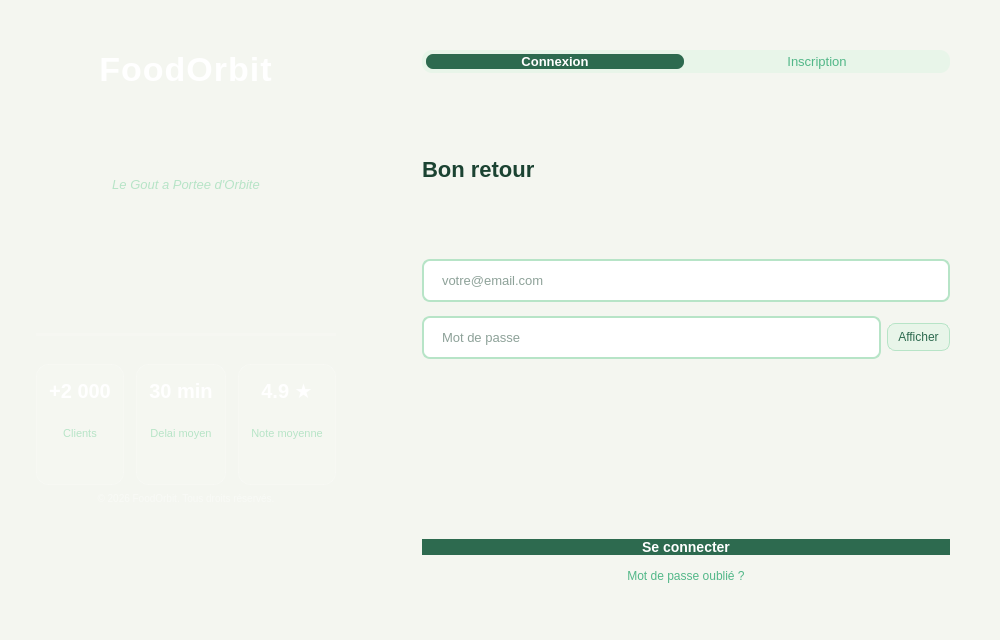
<?xml version="1.0" encoding="UTF-8"?>
<ui version="4.0">
 <class>LoginWindow</class>
 <widget class="QMainWindow" name="LoginWindow">
  <property name="geometry">
   <rect>
    <x>0</x>
    <y>0</y>
    <width>1000</width>
    <height>640</height>
   </rect>
  </property>
  <property name="windowTitle">
   <string>FoodOrbit - Connexion</string>
  </property>
  <property name="styleSheet">
   <string notr="true">
QMainWindow {
    background-color: #F4F6F0;
}
QLineEdit {
    background: white;
    border: 1.5px solid #B7E4C7;
    border-radius: 8px;
    padding: 11px 16px;
    font-size: 13px;
    font-family: "Segoe UI";
    color: #1B4332;
}
QLineEdit:focus {
    border: 2px solid #2D6A4F;
    background: #F0FFF4;
}
QPushButton {
    font-family: "Segoe UI";
}
   </string>
  </property>
  <widget class="QWidget" name="centralwidget">
   <layout class="QHBoxLayout" name="mainLayout">
    <property name="spacing">
     <number>0</number>
    </property>
    <property name="leftMargin">
     <number>0</number>
    </property>
    <property name="topMargin">
     <number>0</number>
    </property>
    <property name="rightMargin">
     <number>0</number>
    </property>
    <property name="bottomMargin">
     <number>0</number>
    </property>
    <!-- ═══════════════════════════════════════════════════════
         PANNEAU GAUCHE : branding / logo
         ═══════════════════════════════════════════════════════ -->
    <item>
     <widget class="QFrame" name="panneauGauche">
      <property name="minimumWidth">
       <number>340</number>
      </property>
      <property name="styleSheet">
       <string notr="true">
QFrame#panneauGauche {
    background: qlineargradient(x1:0,y1:0,x2:0,y2:1,
        stop:0 #1B4332, stop:1 #2D6A4F);
}
       </string>
      </property>
      <layout class="QVBoxLayout" name="layoutGauche">
       <property name="spacing">
        <number>0</number>
       </property>
       <property name="leftMargin">
        <number>36</number>
       </property>
       <property name="topMargin">
        <number>50</number>
       </property>
       <property name="rightMargin">
        <number>36</number>
       </property>
       <property name="bottomMargin">
        <number>28</number>
       </property>

       <!-- ── Nom app (texte seul, pas d'image) ── -->
       <item>
        <widget class="QLabel" name="lblLogoImage">
         <property name="text">
          <string>FoodOrbit</string>
         </property>
         <property name="alignment">
          <set>Qt::AlignHCenter</set>
         </property>
         <property name="styleSheet">
          <string notr="true">
color: white;
font-size: 34px;
font-weight: bold;
font-family: 'Segoe UI';
background: transparent;
letter-spacing: 1px;
          </string>
         </property>
        </widget>
       </item>

       <!-- ── Slogan ── -->
       <item>
        <spacer name="sp1">
         <property name="orientation"><enum>Qt::Vertical</enum></property>
         <property name="sizeType"><enum>QSizePolicy::Fixed</enum></property>
         <property name="sizeHint" stdset="0"><size><width>0</width><height>6</height></size></property>
        </spacer>
       </item>
       <item>
        <widget class="QLabel" name="lblSlogan">
         <property name="text">
          <string>Le Gout a Portee d'Orbite</string>
         </property>
         <property name="alignment">
          <set>Qt::AlignHCenter</set>
         </property>
         <property name="styleSheet">
          <string notr="true">
color: #B7E4C7;
font-size: 13px;
font-style: italic;
font-family: 'Segoe UI';
background: transparent;
          </string>
         </property>
        </widget>
       </item>

       <!-- ── Séparateur ── -->
       <item>
        <spacer name="sp2">
         <property name="orientation"><enum>Qt::Vertical</enum></property>
         <property name="sizeType"><enum>QSizePolicy::Fixed</enum></property>
         <property name="sizeHint" stdset="0"><size><width>0</width><height>36</height></size></property>
        </spacer>
       </item>
       <item>
        <widget class="QFrame" name="lineH">
         <property name="maximumHeight"><number>1</number></property>
         <property name="styleSheet">
          <string notr="true">background:rgba(255,255,255,0.15);border:none;</string>
         </property>
         <property name="frameShape"><enum>QFrame::HLine</enum></property>
        </widget>
       </item>
       <item>
        <spacer name="sp3">
         <property name="orientation"><enum>Qt::Vertical</enum></property>
         <property name="sizeType"><enum>QSizePolicy::Fixed</enum></property>
         <property name="sizeHint" stdset="0"><size><width>0</width><height>28</height></size></property>
        </spacer>
       </item>

       <!-- ══════════════════════════════════════
            CARTES STATS : rangée horizontale
            ══════════════════════════════════════ -->
       <item>
        <layout class="QHBoxLayout" name="layoutStats">
         <property name="spacing"><number>12</number></property>

         <!-- Carte 1 : Clients -->
         <item>
          <widget class="QFrame" name="carteClients">
           <property name="styleSheet">
            <string notr="true">
QFrame#carteClients {
    background: rgba(255,255,255,0.10);
    border: 1px solid rgba(255,255,255,0.18);
    border-radius: 12px;
}
            </string>
           </property>
           <layout class="QVBoxLayout" name="layoutCarteClients">
            <property name="spacing"><number>4</number></property>
            <property name="leftMargin"><number>12</number></property>
            <property name="topMargin"><number>14</number></property>
            <property name="rightMargin"><number>12</number></property>
            <property name="bottomMargin"><number>14</number></property>
            <item>
             <widget class="QLabel" name="lblStatVal1">
              <property name="text"><string>+2 000</string></property>
              <property name="alignment"><set>Qt::AlignHCenter</set></property>
              <property name="styleSheet">
               <string notr="true">color:white;font-size:20px;font-weight:bold;font-family:'Segoe UI';background:transparent;</string>
              </property>
             </widget>
            </item>
            <item>
             <widget class="QLabel" name="lblStatLbl1">
              <property name="text"><string>Clients</string></property>
              <property name="alignment"><set>Qt::AlignHCenter</set></property>
              <property name="styleSheet">
               <string notr="true">color:#B7E4C7;font-size:11px;font-family:'Segoe UI';background:transparent;</string>
              </property>
             </widget>
            </item>
           </layout>
          </widget>
         </item>

         <!-- Carte 2 : Délai moyen -->
         <item>
          <widget class="QFrame" name="carteDelai">
           <property name="styleSheet">
            <string notr="true">
QFrame#carteDelai {
    background: rgba(255,255,255,0.10);
    border: 1px solid rgba(255,255,255,0.18);
    border-radius: 12px;
}
            </string>
           </property>
           <layout class="QVBoxLayout" name="layoutCarteDelai">
            <property name="spacing"><number>4</number></property>
            <property name="leftMargin"><number>12</number></property>
            <property name="topMargin"><number>14</number></property>
            <property name="rightMargin"><number>12</number></property>
            <property name="bottomMargin"><number>14</number></property>
            <item>
             <widget class="QLabel" name="lblStatVal2">
              <property name="text"><string>30 min</string></property>
              <property name="alignment"><set>Qt::AlignHCenter</set></property>
              <property name="styleSheet">
               <string notr="true">color:white;font-size:20px;font-weight:bold;font-family:'Segoe UI';background:transparent;</string>
              </property>
             </widget>
            </item>
            <item>
             <widget class="QLabel" name="lblStatLbl2">
              <property name="text"><string>Delai moyen</string></property>
              <property name="alignment"><set>Qt::AlignHCenter</set></property>
              <property name="styleSheet">
               <string notr="true">color:#B7E4C7;font-size:11px;font-family:'Segoe UI';background:transparent;</string>
              </property>
             </widget>
            </item>
           </layout>
          </widget>
         </item>

         <!-- Carte 3 : Note moyenne -->
         <item>
          <widget class="QFrame" name="carteNote">
           <property name="styleSheet">
            <string notr="true">
QFrame#carteNote {
    background: rgba(255,255,255,0.10);
    border: 1px solid rgba(255,255,255,0.18);
    border-radius: 12px;
}
            </string>
           </property>
           <layout class="QVBoxLayout" name="layoutCarteNote">
            <property name="spacing"><number>4</number></property>
            <property name="leftMargin"><number>12</number></property>
            <property name="topMargin"><number>14</number></property>
            <property name="rightMargin"><number>12</number></property>
            <property name="bottomMargin"><number>14</number></property>
            <item>
             <widget class="QLabel" name="lblStatVal3">
              <property name="text"><string>4.9 ★</string></property>
              <property name="alignment"><set>Qt::AlignHCenter</set></property>
              <property name="styleSheet">
               <string notr="true">color:white;font-size:20px;font-weight:bold;font-family:'Segoe UI';background:transparent;</string>
              </property>
             </widget>
            </item>
            <item>
             <widget class="QLabel" name="lblStatLbl3">
              <property name="text"><string>Note moyenne</string></property>
              <property name="alignment"><set>Qt::AlignHCenter</set></property>
              <property name="styleSheet">
               <string notr="true">color:#B7E4C7;font-size:11px;font-family:'Segoe UI';background:transparent;</string>
              </property>
             </widget>
            </item>
           </layout>
          </widget>
         </item>

        </layout>
       </item>

       <!-- ── Spacer poussant le copyright en bas ── -->
       <item>
        <spacer name="spacerGauche">
         <property name="orientation"><enum>Qt::Vertical</enum></property>
        </spacer>
       </item>

       <!-- ── Copyright ── -->
       <item>
        <widget class="QLabel" name="lblCopyright">
         <property name="text">
          <string>© 2026 FoodOrbit. Tous droits réservés.</string>
         </property>
         <property name="alignment">
          <set>Qt::AlignHCenter</set>
         </property>
         <property name="styleSheet">
          <string notr="true">color:rgba(255,255,255,0.40);font-size:10px;font-family:'Segoe UI';background:transparent;</string>
         </property>
        </widget>
       </item>

      </layout>
     </widget>
    </item>

    <!-- ═══════════════════════════════════════════════════════
         PANNEAU DROIT : formulaires
         ═══════════════════════════════════════════════════════ -->
    <item>
     <widget class="QFrame" name="panneauDroit">
      <property name="styleSheet">
       <string notr="true">QFrame#panneauDroit { background: #F4F6F0; }</string>
      </property>
      <layout class="QVBoxLayout" name="layoutDroit">
       <property name="spacing">
        <number>0</number>
       </property>
       <property name="leftMargin">
        <number>50</number>
       </property>
       <property name="topMargin">
        <number>50</number>
       </property>
       <property name="rightMargin">
        <number>50</number>
       </property>
       <property name="bottomMargin">
        <number>50</number>
       </property>

       <!-- ── Onglets Login / Signup ── -->
       <item>
        <widget class="QFrame" name="frameOnglets">
         <property name="maximumHeight">
          <number>50</number>
         </property>
         <property name="styleSheet">
          <string notr="true">
QFrame#frameOnglets {
    background: #E8F5E9;
    border-radius: 10px;
}
          </string>
         </property>
         <layout class="QHBoxLayout" name="layoutOnglets">
          <property name="spacing">
           <number>4</number>
          </property>
          <property name="leftMargin">
           <number>4</number>
          </property>
          <property name="topMargin">
           <number>4</number>
          </property>
          <property name="rightMargin">
           <number>4</number>
          </property>
          <property name="bottomMargin">
           <number>4</number>
          </property>
          <item>
           <widget class="QPushButton" name="btnTabLogin">
            <property name="text">
             <string>Connexion</string>
            </property>
            <property name="minimumHeight">
             <number>38</number>
            </property>
            <property name="styleSheet">
             <string notr="true">QPushButton{background:#2D6A4F;color:white;border-radius:7px;font-weight:bold;font-size:13px;font-family:"Segoe UI";border:none;}QPushButton:hover{background:#1B4332;}</string>
            </property>
            <property name="cursor">
             <cursorShape>PointingHandCursor</cursorShape>
            </property>
           </widget>
          </item>
          <item>
           <widget class="QPushButton" name="btnTabSignup">
            <property name="text">
             <string>Inscription</string>
            </property>
            <property name="minimumHeight">
             <number>38</number>
            </property>
            <property name="styleSheet">
             <string notr="true">QPushButton{background:transparent;color:#52B788;border-radius:7px;font-size:13px;font-family:"Segoe UI";border:none;}QPushButton:hover{color:#2D6A4F;background:rgba(255,255,255,0.5);}</string>
            </property>
            <property name="cursor">
             <cursorShape>PointingHandCursor</cursorShape>
            </property>
           </widget>
          </item>
         </layout>
        </widget>
       </item>

       <item>
        <spacer name="spacerOngletForm">
         <property name="orientation">
          <enum>Qt::Vertical</enum>
         </property>
         <property name="sizeType">
          <enum>QSizePolicy::Fixed</enum>
         </property>
         <property name="sizeHint" stdset="0">
          <size>
           <width>20</width>
           <height>20</height>
          </size>
         </property>
        </spacer>
       </item>

       <!-- ── StackedWidget : page 0 = Login, page 1 = Signup ── -->
       <item>
        <widget class="QStackedWidget" name="stackedWidget">

         <!-- ════════ PAGE 0 : LOGIN ════════ -->
         <widget class="QWidget" name="pageLogin">
          <layout class="QVBoxLayout" name="layoutLogin">
           <property name="spacing">
            <number>14</number>
           </property>
           <property name="leftMargin">
            <number>0</number>
           </property>
           <property name="topMargin">
            <number>0</number>
           </property>
           <property name="rightMargin">
            <number>0</number>
           </property>
           <property name="bottomMargin">
            <number>0</number>
           </property>

           <!-- Titre -->
           <item>
            <widget class="QLabel" name="lblTitreLogin">
             <property name="text">
              <string>Bon retour</string>
             </property>
             <property name="styleSheet">
              <string notr="true">font-size:22px;font-weight:bold;color:#1B4332;font-family:'Segoe UI';background:transparent;</string>
             </property>
            </widget>
           </item>

           <!-- Email -->
           <item>
            <widget class="QLineEdit" name="lineEditEmail_3">
             <property name="placeholderText">
              <string>votre@email.com</string>
             </property>
            </widget>
           </item>

           <!-- Mot de passe + toggle -->
           <item>
            <layout class="QHBoxLayout" name="layoutMdpLogin">
             <property name="spacing">
              <number>6</number>
             </property>
             <item>
              <widget class="QLineEdit" name="lineEditMDP_3">
               <property name="placeholderText">
                <string>Mot de passe</string>
               </property>
               <property name="echoMode">
                <enum>QLineEdit::Password</enum>
               </property>
              </widget>
             </item>
             <item>
              <widget class="QPushButton" name="btnToggleMDP_3">
               <property name="text">
                <string>Afficher</string>
               </property>
               <property name="minimumWidth">
                <number>75</number>
               </property>
               <property name="styleSheet">
                <string notr="true">QPushButton{background:#E8F5E9;color:#2D6A4F;border:1px solid #B7E4C7;border-radius:8px;padding:6px 10px;font-size:12px;font-family:"Segoe UI";}QPushButton:hover{background:#B7E4C7;}</string>
               </property>
               <property name="cursor">
                <cursorShape>PointingHandCursor</cursorShape>
               </property>
              </widget>
             </item>
            </layout>
           </item>

           <!-- Label erreur login -->
           <item>
            <widget class="QLabel" name="lblErreurLogin">
             <property name="text">
              <string/>
             </property>
             <property name="styleSheet">
              <string notr="true">color:#E63946;font-size:12px;font-family:'Segoe UI';background:transparent;</string>
             </property>
            </widget>
           </item>

           <!-- Bouton Se connecter -->
           <item>
            <widget class="QPushButton" name="btnLogin_3">
             <property name="text">
              <string>Se connecter</string>
             </property>
             <property name="minimumHeight">
              <number>46</number>
             </property>
             <property name="styleSheet">
              <string notr="true">QPushButton{background:#2D6A4F;color:white;border:none;border-radius:10px;font-size:14px;font-weight:bold;font-family:"Segoe UI";}QPushButton:hover{background:#1B4332;}QPushButton:pressed{background:#081C15;}</string>
             </property>
             <property name="cursor">
              <cursorShape>PointingHandCursor</cursorShape>
             </property>
            </widget>
           </item>

           <!-- Mot de passe oublié -->
           <item>
            <widget class="QPushButton" name="btnForgot_3">
             <property name="text">
              <string>Mot de passe oublié ?</string>
             </property>
             <property name="styleSheet">
              <string notr="true">QPushButton{background:transparent;color:#52B788;border:none;font-size:12px;font-family:"Segoe UI";}QPushButton:hover{color:#2D6A4F;text-decoration:underline;}</string>
             </property>
             <property name="cursor">
              <cursorShape>PointingHandCursor</cursorShape>
             </property>
            </widget>
           </item>

           <!-- Spacer bas -->
           <item>
            <spacer name="spacerLoginBas">
             <property name="orientation">
              <enum>Qt::Vertical</enum>
             </property>
            </spacer>
           </item>
          </layout>
         </widget>

         <!-- ════════ PAGE 1 : SIGNUP ════════ -->
         <widget class="QWidget" name="pageSignup">
          <layout class="QVBoxLayout" name="layoutSignup">
           <property name="spacing">
            <number>12</number>
           </property>
           <property name="leftMargin">
            <number>0</number>
           </property>
           <property name="topMargin">
            <number>0</number>
           </property>
           <property name="rightMargin">
            <number>0</number>
           </property>
           <property name="bottomMargin">
            <number>0</number>
           </property>

           <!-- Titre -->
           <item>
            <widget class="QLabel" name="lblTitreSignup">
             <property name="text">
              <string>Creer un compte</string>
             </property>
             <property name="styleSheet">
              <string notr="true">font-size:22px;font-weight:bold;color:#1B4332;font-family:'Segoe UI';background:transparent;</string>
             </property>
            </widget>
           </item>

           <!-- Nom + Prénom côte à côte -->
           <item>
            <layout class="QHBoxLayout" name="layoutNomPrenom">
             <property name="spacing">
              <number>10</number>
             </property>
             <item>
              <widget class="QLineEdit" name="lineEditNom">
               <property name="placeholderText">
                <string>Votre nom</string>
               </property>
              </widget>
             </item>
             <item>
              <widget class="QLineEdit" name="lineEditPrenom">
               <property name="placeholderText">
                <string>Votre prénom</string>
               </property>
              </widget>
             </item>
            </layout>
           </item>

           <!-- Email signup -->
           <item>
            <widget class="QLineEdit" name="lineEditEmailS">
             <property name="placeholderText">
              <string>votre@email.com</string>
             </property>
            </widget>
           </item>

           <!-- Mot de passe signup + toggle -->
           <item>
            <layout class="QHBoxLayout" name="layoutMdpSignup">
             <property name="spacing">
              <number>6</number>
             </property>
             <item>
              <widget class="QLineEdit" name="lineEditMDPS">
               <property name="placeholderText">
                <string>Minimum 6 caractères</string>
               </property>
               <property name="echoMode">
                <enum>QLineEdit::Password</enum>
               </property>
              </widget>
             </item>
             <item>
              <widget class="QPushButton" name="btnToggleMDPS">
               <property name="text">
                <string>Afficher</string>
               </property>
               <property name="minimumWidth">
                <number>75</number>
               </property>
               <property name="styleSheet">
                <string notr="true">QPushButton{background:#E8F5E9;color:#2D6A4F;border:1px solid #B7E4C7;border-radius:8px;padding:6px 10px;font-size:12px;font-family:"Segoe UI";}QPushButton:hover{background:#B7E4C7;}</string>
               </property>
               <property name="cursor">
                <cursorShape>PointingHandCursor</cursorShape>
               </property>
              </widget>
             </item>
            </layout>
           </item>

           <!-- Téléphone -->
           <item>
            <widget class="QLineEdit" name="lineEditTel">
             <property name="placeholderText">
              <string>06XXXXXXXX</string>
             </property>
            </widget>
           </item>

           <!-- Adresse -->
           <item>
            <widget class="QLineEdit" name="lineEditAdresse">
             <property name="placeholderText">
              <string>Votre adresse</string>
             </property>
            </widget>
           </item>

           <!-- Label erreur signup -->
           <item>
            <widget class="QLabel" name="lblErreurSignup">
             <property name="text">
              <string/>
             </property>
             <property name="styleSheet">
              <string notr="true">color:#E63946;font-size:12px;font-family:'Segoe UI';background:transparent;</string>
             </property>
            </widget>
           </item>

           <!-- Bouton Créer compte -->
           <item>
            <widget class="QPushButton" name="pushButton">
             <property name="text">
              <string>Créer mon compte</string>
             </property>
             <property name="minimumHeight">
              <number>46</number>
             </property>
             <property name="styleSheet">
              <string notr="true">QPushButton{background:#2D6A4F;color:white;border:none;border-radius:10px;font-size:14px;font-weight:bold;font-family:"Segoe UI";}QPushButton:hover{background:#1B4332;}QPushButton:pressed{background:#081C15;}</string>
             </property>
             <property name="cursor">
              <cursorShape>PointingHandCursor</cursorShape>
             </property>
            </widget>
           </item>

           <!-- Spacer bas -->
           <item>
            <spacer name="spacerSignupBas">
             <property name="orientation">
              <enum>Qt::Vertical</enum>
             </property>
            </spacer>
           </item>
          </layout>
         </widget>

        </widget>
       </item>

      </layout>
     </widget>
    </item>

   </layout>
  </widget>
 </widget>

 <resources/>
 <connections/>
</ui>
